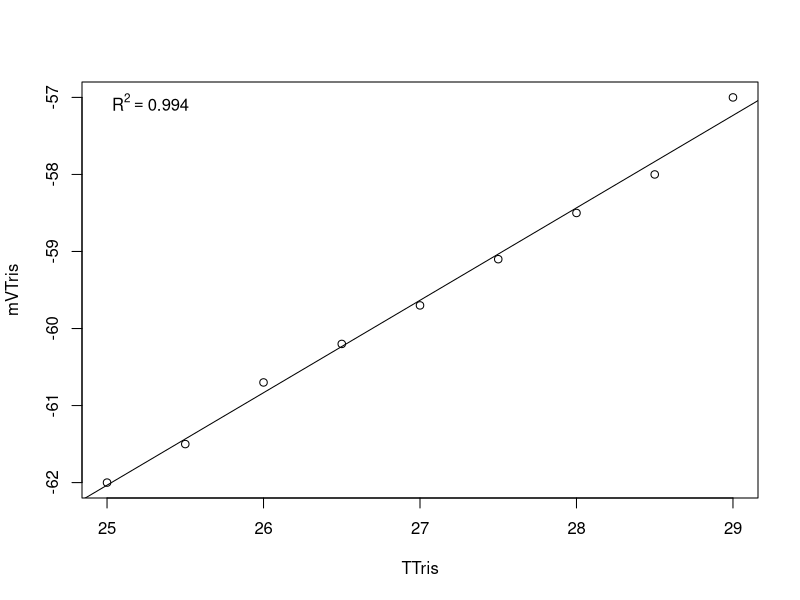

Write the R code that produced this figure.
# modified for personal Lenovo PC at PT Whitney summer 2019
# last modification on 20210621 by RB
setwd("/Users/laurenzane/Desktop/Putnam_Lab/CBLS_Wetlab/Data/tris_cal/") #set working directory
getwd()
Calib.Data <-read.table("20230515.csv", header=TRUE, sep=",", na.string="NA", as.is=TRUE) #reads in the data files
model <-lm(mVTris ~ TTris, data=Calib.Data) #runs a linear regression of mV as a function of temperature
coe <- coef(model) #extracts the coeffecients
R2<-summary(model)$r.squared
plot(mVTris ~ TTris, data=Calib.Data)
abline(lm(mVTris ~ TTris, data=Calib.Data))
legend('topleft', legend = bquote(R^2 == .(format(R2, digits = 3))), bty='n')
# make sure to export the figure


